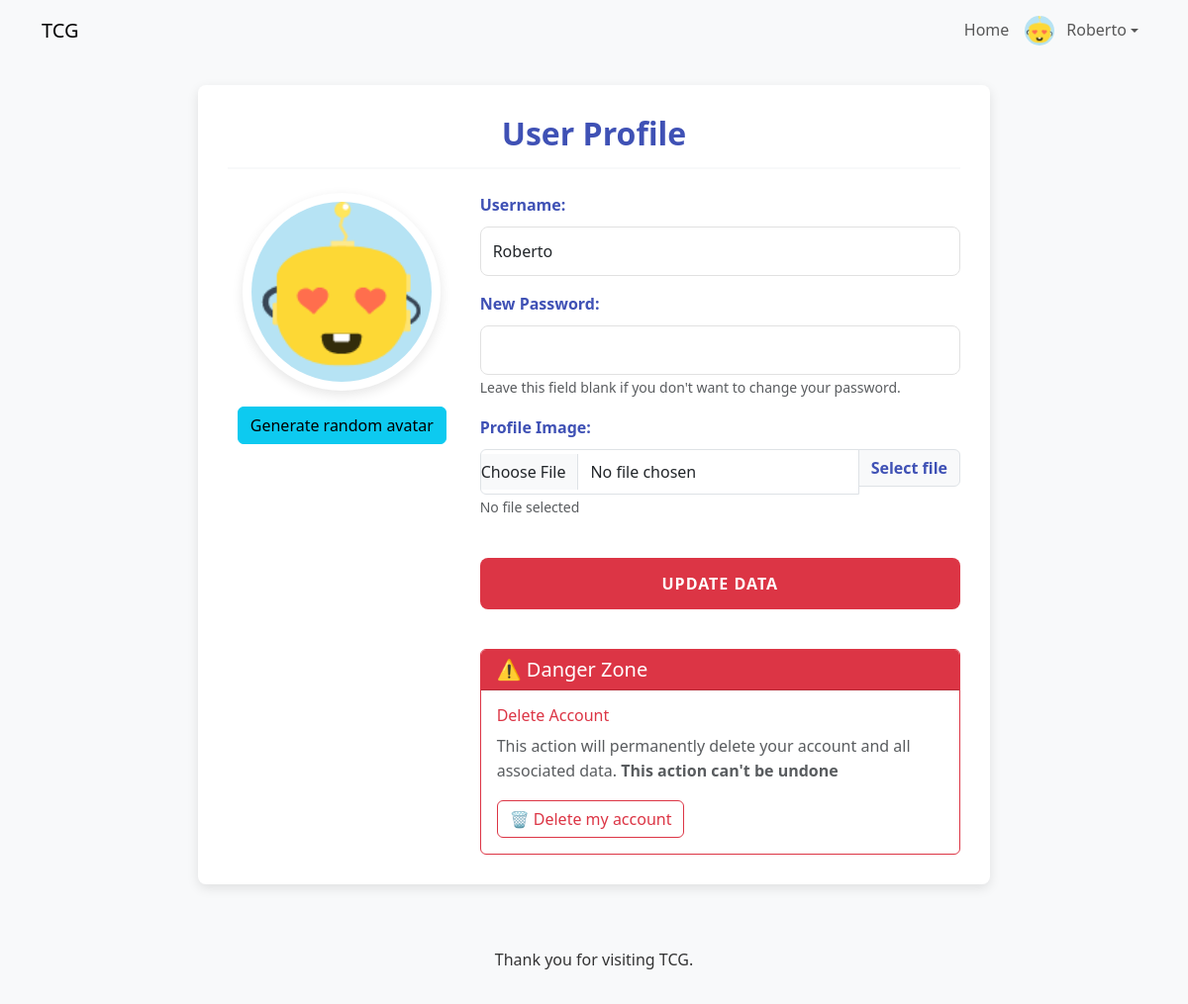
Screenshot of /profile/ (signed in) with the database file from the repository.
### WebProjecte/models.py (models this page shows, shortened)
class Profile(models.Model):
    user = models.OneToOneField(User, on_delete=models.CASCADE)
    profile_image = models.ImageField(upload_to='profile_pics', blank=True, null=True)
    friends = models.ManyToManyField("self", symmetrical=True, blank=True)

### WebProjecte/views.py (the view)
# urls.py: path('profile/', views.profile_view, name='profile'),
@login_required
def profile_view(request):
    try:
        profile = request.user.profile
    except Profile.DoesNotExist:
        profile = Profile.objects.create(user=request.user)
    if request.method == 'POST':
        action = request.POST.get('action')
        if action == 'delete_account':
            user = request.user
            try:
                if hasattr(user, 'profile') and user.profile.profile_image:
                    try:
                        image_path = user.profile.profile_image.path
                        if os.path.exists(image_path) and 'default.jpg' not in image_path:
                            os.remove(image_path)
                    except Exception as e:
                        print(f"Error when deleting profile image: {e}")
                FriendRequest.objects.filter(Q(from_user=user) | Q(to_user=user)).delete()
                try:
                    collection = Collection.objects.get(user=user)
                    CollectionCard.objects.filter(collection=collection).delete()
                    collection.delete()
                except Collection.DoesNotExist:
                    pass
                auth_logout(request)
                user.delete()
                messages.success(request, 'Your account has been successfully deleted.')
                return redirect('home')
            except Exception as e:
                messages.error(request, f'Error on account deletion: {e}')
                return redirect('profile')
        form = ProfileUpdateForm(request.POST, request.FILES, instance=profile)
        if form.is_valid():
            user = request.user
            username = form.cleaned_data.get('username')
            if username and username != user.username:
                user.username = username
            password = form.cleaned_data.get('password')
            if password:
                user.set_password(password)
            has_new_upload = request.FILES.get('profile_image') is not None
            dicebear_url = form.cleaned_data.get('dicebear_url')
            if has_new_upload or dicebear_url:
                if profile.profile_image:
                    try:
                        image_path = profile.profile_image.path
                        if os.path.exists(image_path) and 'default.jpg' not in image_path:
                            os.remove(image_path)
                    except Exception as e:
                        messages.error(request, f"Error deleting previous image: {e}")
                profile_filename = f"profilepic_{user.username}.png"
                if dicebear_url:
                    try:
                        response = requests.get(dicebear_url)
                        if response.status_code == 200:
                            profile_filename = f"profilepic_{user.username}.png"
                            profile.profile_image.save(
                                profile_filename,
                                ContentFile(response.content),
                                save=False
                            )
                    except Exception as e:
                        messages.error(request, f"Error downloading profile image: {e}")
                elif has_new_upload:
                    uploaded_image = request.FILES['profile_image']
                    profile_filename = f"profilepic_{user.username}.png"
                    profile.profile_image.save(
                        profile_filename,
                        uploaded_image,
                        save=False
                    )
                form.cleaned_data['profile_image'] = None
            user.save()
            profile = form.save()
            messages.success(request, 'Your profile has been successfully updated.')
            if password:
                return redirect('login')
            return redirect('profile')
    else:
        form = ProfileUpdateForm(instance=profile)
    context = {
        'profile': profile,
        'form': form,
    }
    return render(request, 'profile.html', context)

### WebProjecte/views.py (shortened to what this page needs)
class ProfileUpdateForm(forms.ModelForm):
    username = forms.CharField(max_length=150, required=False)
    password = forms.CharField(widget=forms.PasswordInput(), required=False)
    dicebear_url = forms.CharField(widget=forms.HiddenInput(), required=False)
    class Meta:
        model = Profile
        fields = ['profile_image']

### WebProjecte/templates/profile.html (shortened to what this page needs)
{% extends "base.html" %}
{% block content %}
    <head>
    {% load static %}
    <link rel="stylesheet" href="{% static 'profile.css' %}">
    </head>
<div class="container mt-4 profile-container" vocab="http://schema.org/" typeof="Person" resource="#profile">
    <h2 class="mb-4">User Profile</h2>
    <div class="row">
        <div class="col-md-4 profile-image text-center mb-4">
            {% if profile.profile_image %}
                <img src="{{ profile.profile_image.url }}" alt="Profile image" class="img-thumbnail profile-pic" id="profile-preview" property="image">
            {% else %}
                <img src="{% static 'default.jpg' %}" alt="Profile image" class="img-thumbnail profile-pic" id="profile-preview" property="image">
            {% endif %}
            <button type="button" id="random-avatar-btn" class="btn btn-info mt-3">Generate random avatar</button>
        </div>
        <div class="col-md-8">
            <form method="POST" enctype="multipart/form-data" class="profile-form" about="#profile">
                <div class="form-group mb-3">
                    <label for="username" class="form-label">Username:</label>
                    <input type="text" class="form-control" name="username" id="username" value="{{ profile.user.username }}" required property="name">
                </div>
                <div class="form-group mb-3">
                    <label for="password" class="form-label">New Password:</label>
                    <input type="password" class="form-control" name="password" id="password">
                    <small class="form-text text-muted">Leave this field blank if you don't want to change your password.</small>
                </div>
                <div class="form-group mb-4">
                    <label for="profile_image" class="form-label">Profile Image:</label>
                    <div class="input-group">
                        <input type="file" class="form-control" name="profile_image" id="profile_image" accept="image/*">
                        <label class="input-group-text" for="profile_image">Select file</label>
                    </div>
                    <small id="file-selected" class="form-text text-muted">No file selected</small>
                </div>
                <button type="submit" class="btn btn-primary w-100 mb-3">Update Data</button>
            </form>
            <div class="card border-danger mt-4">
                <div class="card-header bg-danger text-white">
                    <h5 class="mb-0">⚠️ Danger Zone</h5>
                </div>
                <div class="card-body">
                    <h6 class="card-title text-danger">Delete Account</h6>
                    <p class="card-text text-muted">
                        This action will permanently delete your account and all associated data.
                        <strong>This action can't be undone</strong>
                    </p>
                    <button type="button" class="btn btn-outline-danger" id="delete-account-btn">
                        🗑️ Delete my account
                    </button>
                </div>
            </div>
        </div>
    </div>
</div>
{% endblock %}

### WebProjecte/templates/base.html (shortened to what this page needs)
<!DOCTYPE html>
<html lang="en"></html>
<head>
    {% load static %}
    <link rel="stylesheet" href="https://cdn.jsdelivr.net/npm/bootstrap@5.3.0/dist/css/bootstrap.min.css">
    <link rel="stylesheet" href="{% static 'style.css' %}">
</head>
<body>
    <header>
        <nav class="navbar navbar-expand-lg navbar-light bg-light">
            <div class="container">
                <a class="navbar-brand" href="{% url 'home' %}">TCG</a>
                <div class="collapse navbar-collapse" id="navbarNav">
                    <ul class="navbar-nav ms-auto align-items-center">
                        {% if user.is_authenticated %}
                            <li class="nav-item">
                                <a class="nav-link" href="{% url 'home' %}">Home</a>
                            </li>
                            <li class="nav-item dropdown">
                                <a class="nav-link dropdown-toggle d-flex align-items-center" href="#" id="navbarDropdown" role="button" data-bs-toggle="dropdown" aria-expanded="false">
                                    {% if user.profile.profile_image %}
                                        <img src="{{ user.profile.profile_image.url }}" alt="Profile Image" class="rounded-circle" width="30" height="30" style="object-fit: cover; margin-right: 12px;">
                                    {% else %}
                                        <img src="{% static 'default.jpg' %}" alt="Profile Image" class="rounded-circle" width="30" height="30" style="object-fit: cover; margin-right: 12px;">
                                    {% endif %}
                                    {{ user.username }}
                                </a>
                            </li>
                        {% endif %}
                    </ul>
                </div>
            </div>
        </nav>
    </header>
    <main class="container mt-4">
        {% block content %}
        {% endblock %}
    </main>
    <footer class="text-center mt-5 py-3 bg-light">
        <p>Thank you for visiting TCG.</p>
    </footer>
</body>
</html>

### WebProjecte/static/style.css (style rules this page uses)
body { background-color: #ffffff; color: #121212; transition: background-color 0.3s, color 0.3s; }
.profile-container { max-width: 800px; margin: 30px auto; padding: 30px; background-color: var(--white); border-radius: var(--border-radius); box-shadow: var(--box-shadow); }
.profile-image { text-align: center; margin-bottom: 30px; }
.profile-pic { width: 200px; height: 200px; object-fit: cover; border-radius: 50%; border: 5px solid var(--white); transition: var(--transition); box-shadow: var(--box-shadow); }
.profile-form .form-group { margin-bottom: 25px; }
.profile-form label { display: block; margin-bottom: 8px; font-weight: 600; color: var(--primary-color); }
.profile-form input[type="text"], .profile-form input[type="password"] { width: 100%; padding: 12px; border: 1px solid var(--medium-gray); border-radius: var(--border-radius); box-sizing: border-box; transition: var(--transition); font-size: 16px; }
.profile-form input[type="file"] { padding: 10px 0; cursor: pointer; }
.profile-form button { background-color: var(--accent-color); color: var(--white); border: none; padding: 14px 22px; border-radius: var(--border-radius); cursor: pointer; font-size: 16px; font-weight: 600; margin-top: 15px; transition: var(--transition); width: 100%; text-transform: uppercase; letter-spacing: 1px; }
.profile-form .form-group { animation: fadeIn 0.5s ease-out forwards; }
.profile-form .form-group:nth-child(3) { animation-delay: 0.3s; }

### WebProjecte/static/profile.css (style rules this page uses)
:root { --primary-color: #3f51b5; --accent-color: #dc3545; --text-color: #333; --light-gray: #f8f9fa; --medium-gray: #e1e1e1; --dark-gray: #666; --white: #fff; --box-shadow: 0 4px 12px rgba(0, 0, 0, 0.1); --transition: all 0.3s ease; --border-radius: 8px; }
body { font-family: 'Segoe UI', Roboto, 'Helvetica Neue', Arial, sans-serif; background-color: var(--light-gray); color: var(--text-color); line-height: 1.6; }
h2 { font-weight: 600; color: var(--primary-color); margin-bottom: 25px; padding-bottom: 15px; border-bottom: 2px solid var(--light-gray); text-align: center; }
.profile-image { text-align: center; margin-bottom: 30px; }
.profile-pic { width: 200px; height: 200px; object-fit: cover; border-radius: 50%; border: 5px solid var(--white); transition: var(--transition); box-shadow: var(--box-shadow); }
.profile-form .form-group { margin-bottom: 25px; }
.profile-form label { display: block; margin-bottom: 8px; font-weight: 600; color: var(--primary-color); }
.profile-form input[type="text"], .profile-form input[type="password"] { width: 100%; padding: 12px; border: 1px solid var(--medium-gray); border-radius: var(--border-radius); box-sizing: border-box; transition: var(--transition); font-size: 16px; }
.profile-form input[type="file"] { padding: 10px 0; cursor: pointer; }
.profile-form button { background-color: var(--accent-color); color: var(--white); border: none; padding: 14px 22px; border-radius: var(--border-radius); cursor: pointer; font-size: 16px; font-weight: 600; margin-top: 15px; transition: var(--transition); width: 100%; text-transform: uppercase; letter-spacing: 1px; }
.profile-form .form-group { animation: fadeIn 0.5s ease-out forwards; }
.profile-form .form-group:nth-child(3) { animation-delay: 0.3s; }

### rows the page displays
Profile: profile_image (picture), username "Roberto"

### other values shown
{{ user.username }} "Roberto"
